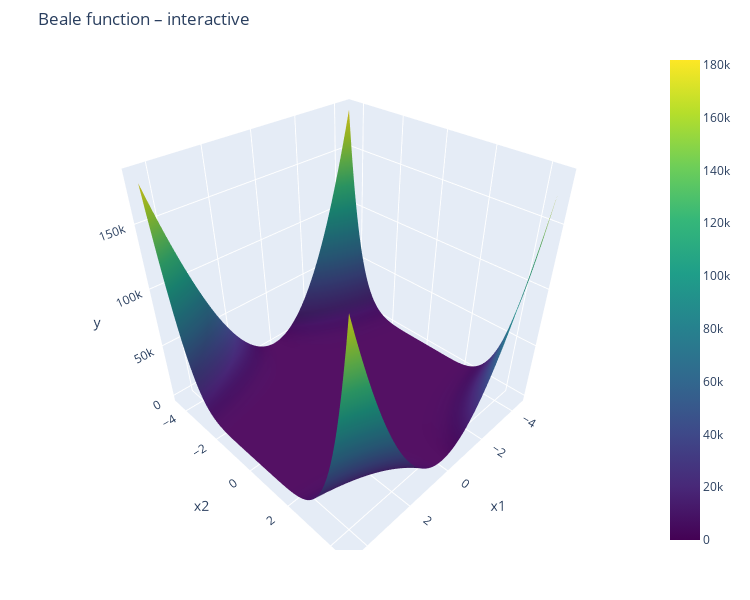

The notebook cell saved with this chart:
### Markdown cell above
# Interactable 3-D Surface

### Code cell
fig = go.Figure(
    data=[go.Surface(x=X1, y=X2, z=y, colorscale='Viridis', showscale=True)]
)
fig.update_layout(title='Beale function – interactive',
                  scene=dict(xaxis_title='x1',
                             yaxis_title='x2',
                             zaxis_title='y'),
                  width=750, height=600,
                  margin=dict(l=50, r=50, b=50, t=50))
fig.show()

### Figure 1 — Plotly figure (JSON) as saved in the notebook; plotly's stock layout.template omitted (floating-point values rounded to 4 significant figures; data arrays with more than 128 entries replaced by an {"elided": "..."} marker saying what was removed)
{"data": [{"colorscale": [[0, "#440154"], [0.1111, "#482878"], [0.2222, "#3e4989"], [0.3333, "#31688e"], [0.4444, "#26828e"], [0.5556, "#1f9e89"], [0.6667, "#35b779"], [0.7778, "#6ece58"], [0.8889, "#b5de2b"], [1, "#fde725"]], "showscale": true, "type": "surface", "x": {"elided": "100x100 float values"}, "y": {"elided": "100x100 float values"}, "z": {"elided": "100x100 float values"}}], "layout": {"height": 600, "margin": {"b": 50, "l": 50, "r": 50, "t": 50}, "scene": {"xaxis": {"title": {"text": "x1"}}, "yaxis": {"title": {"text": "x2"}}, "zaxis": {"title": {"text": "y"}}}, "title": {"text": "Beale function – interactive"}, "width": 750}}
